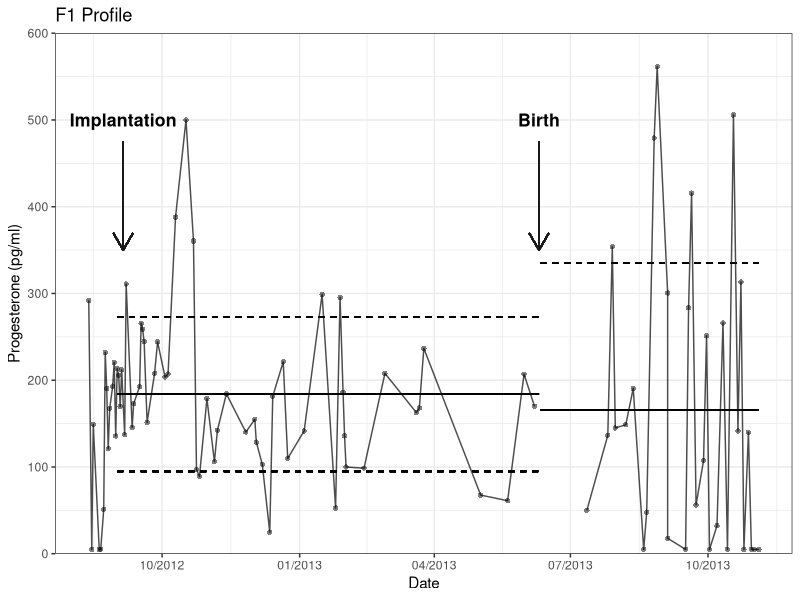

Generate this figure with R: (Note: this script raises an error after producing the figure.)
## This script creates Progesterone plots for the harbor seal saliva manuscript


## set up ~~~~~~~~~~~~~~~~~~~~~~~~~~~~~~~~~~~~~~~~~~~~~~~~~~~~~~~~~~~~~~~~~~~~~
library(here)
library(cowplot)
library(tidyverse)
library(readxl)

#check to see that here() leads to root directory or top-level folder
here()

#if incorrect, enter `set_here(path = "...")`
#restart RStudio
#check here() again to make sure you're in the right top-level folder

#clean environment
rm(list = ls())

#import data
data <- read_excel(here("input", "Progesterone data_birthdate.xlsx"))

################################
# Stats
################################

#how many samples (n) per animal
data %>%
  count(ID)

#rename P column
colnames(data)[4] <- "Progesterone"

#change character string to numeric
data$Progesterone <- as.numeric(data$Progesterone)



#summary stats 
data %>%
  group_by(ID) %>%
  summarise(min = min(Progesterone),
            mean = mean(Progesterone),
            max = max(Progesterone),
            sd = sd(Progesterone))

################################
# Individual plots
################################

#pull out f1 data
f1 <- data %>%
  filter(ID == "F1") 

#format date column
f1 <- f1 %>% 
  mutate(f1, Date = as.Date(Date, format = "%Y"))

f1.implantation<- as.Date("2012-09-01")
f1.birth <- as.Date("2013-06-10")
f1.postbirth <- as.Date("2013-06-11")
f1.end <- as.Date("2013-11-04")

#F1 plot
f1.plot <- ggplot(f1, aes(x = Date)) +
  geom_line(aes(y = Progesterone), lty = 1, alpha = 0.7) +
  geom_point(aes(y = Progesterone), shape = 16, alpha = 0.5) +
  labs(title = "F1 Profile", y = "Progesterone (pg/ml)") +
  theme_bw() +
  scale_y_continuous(expand = c(0,0), limits = c(0, 600)) +
  scale_x_date(date_labels = "%m/%Y") +
  geom_segment(aes(x = f1.implantation, y = 184, xend = f1.birth, yend = 184)) +
  geom_segment(aes(x = f1.implantation, y = 184+89, xend = f1.birth, yend = 184+89), linetype = 2) +
  geom_segment(aes(x = f1.implantation, y = 184-89, xend = f1.birth, yend = 184-89), linetype = 2) +
  geom_segment(aes(x = f1.postbirth, y = 166, xend = f1.end, yend = 166)) +
  geom_segment(aes(x = f1.postbirth, y = 166+169, xend = f1.end, yend = 166+169), linetype = 2) +
  geom_segment(aes(x = f1.postbirth, y = 166-169, xend = f1.end, yend = 166-169), linetype = 2) 
  

  
#add labels and arrows
f1.plot <- f1.plot +
  annotate("text", x = as.Date("2012-09-5"), y = 500, label = "Implantation", fontface = "bold", size = 4.5) +
  geom_segment(aes(x = as.Date("2012-09-5"), y = 475, xend = as.Date("2012-09-5"), yend = 350),
                               arrow = arrow(length = unit(0.5, "cm")), color = "grey10") +
  annotate("text", x = as.Date("2013-06-10"), y = 500, label = "Birth", fontface = "bold", size = 4.5) +
  geom_segment(aes(x = as.Date("2013-06-10"), y = 475, xend = as.Date("2013-06-10"), yend = 350),
               arrow = arrow(length = unit(0.5, "cm")), color = "grey10")


#turn off graphics panel in R studio
graphics.off()

#open new window, change size if needed
windows(8,6, record=T)

print(f1.plot)

ggsave(here("output", "F1 profile black with means.png"))


##################################

#pull out f2 data
f2 <- data %>%
  filter(ID == "F2") 

#clean up date column
f2 <- f2 %>% 
  mutate(f2, Date = as.Date(Date, format = "%Y"))

f2.implantation<- as.Date("2014-08-01")
f2.birth <- as.Date("2015-05-31")

#F2 plot
f2.plot <- ggplot(f2, aes(x = Date)) +
  geom_line(aes(y = Progesterone), lty = 1, alpha = 0.7) +
  geom_point(aes(y = Progesterone), shape = 16, alpha = 0.5) +
  labs(title = "F2 Profile", y = "Progesterone (pg/ml)") +
  theme_bw() +
  scale_y_continuous(expand = c(0,0), limits = c(0, 800)) +
  scale_x_date(date_labels = "%m/%Y") +
  geom_segment(aes(x = f2.implantation, y = 180, xend = f2.birth, yend = 180)) +
  geom_segment(aes(x = f2.implantation, y = 180+98, xend = f2.birth, yend = 180+98), linetype = 2) +
  geom_segment(aes(x = f2.implantation, y = 180-98, xend = f2.birth, yend = 180-90), linetype = 2) 

#add labels and arrows
f2.plot <- f2.plot +
  annotate("text", x = as.Date("2014-07-30"), y = 700, label = "Implantation", fontface = "bold", size = 4.5) +
  geom_segment(aes(x = as.Date("2014-07-30"), y = 675, xend = as.Date("2014-07-30"), yend = 600),
               arrow = arrow(length = unit(0.5, "cm")), color = "grey10") +
  annotate("text", x = as.Date("2015-05-31"), y = 700, label = "Birth", fontface = "bold", size = 4.5) +
  geom_segment(aes(x = as.Date("2015-05-31"), y = 675, xend = as.Date("2015-05-31"), yend = 550),
               arrow = arrow(length = unit(0.5, "cm")), color = "grey10")


#turn off graphics panel in R studio
graphics.off()

#open new window, change size if needed
windows(8,6, record=T)

print(f2.plot)

ggsave(here("output", "F2 profile black with mean.png"))



####################
#### stats
####################

#f1 birth 6/10/2013 (healthy)
#f2 birth 5/31/2015 (stillborn)


######## comparison to plasma levels from 1981 paper #############

#range last 6 to 7 weeks of pregnancy
#f1 4/22/2013 - 6/10/2013

date1<- as.Date("2013-04-22")
date2<- as.Date("2013-06-10")
  
range <- f1 %>%
  filter(Date>date1 & Date<date2)

#f2 4/13/2015 - 5/31/2015
date3<- as.Date("2015-04-13")
date4<- as.Date("2015-05-31")

range2<- f2 %>%
  filter(Date>date3 & Date<date4)

#two days prior to birth
#f1 6/8/2013
#on 6/7 it was 170.0 pg/ml

#f2 5/29/2015
#no data

#five days following birth
#f1 6/15/2013
#7/12 50.1 pg/ml

#f2 6/5/2015
#no data

############# averages #############

#f1 only
#f1 estimated implantation 09/01/2012
#f1 birth 6/10/2013 (healthy)

f1.implantation<- as.Date("2012-09-01")
f1.birth <- as.Date("2013-06-10")

f1.preg<- f1 %>%
  filter(Date>f1.implantation & Date<f1.birth)

mean(f1.preg$Progesterone)
sd(f1.preg$Progesterone)

f1.nonpreg <- f1 %>%
  filter(Date>f1.birth)

mean(f1.nonpreg$Progesterone)
sd(f1.nonpreg$Progesterone)

t.test(f1.preg$Progesterone, f1.nonpreg$Progesterone)

#f2 only
#f2 estimated implantation 08/01/2014
#f2 birth 5/31/2015 (stillborn)

f2.implantation<- as.Date("2014-08-01")
f2.birth <- as.Date("2015-05-31")

f2.preg<- f2 %>%
  filter(Date>f2.implantation & Date<f2.birth)

mean(f2.preg$Progesterone)
sd(f2.preg$Progesterone)

#no samples for nonpreg analysis

#### compare f1 and f2

t.test(f1.preg$Progesterone, f2.preg$Progesterone)




